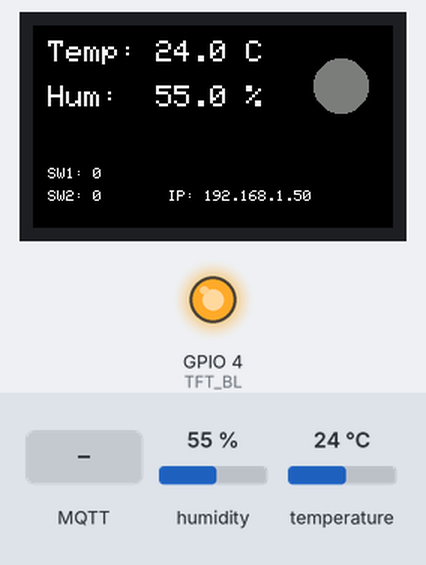
This sketch was run on a simulated ESP32. On the bench: 240×135 colour display, output pins drawn as LEDs (lit = HIGH). The inputs (shaded band) are chosen by the test bench; at power-on: humidity 55 %, temperature 24 °C. WiFi joins after 1.5 s; servers stay silent unless stated; EEPROM starts erased; no MQTT or app messages arrive unless stated; what the sketch prints to the serial monitor is not drawn.

Above: at 5.7 s.
5.8 s: MQTT message "1" arrives on the first subscribed topic
At 6.9 s:
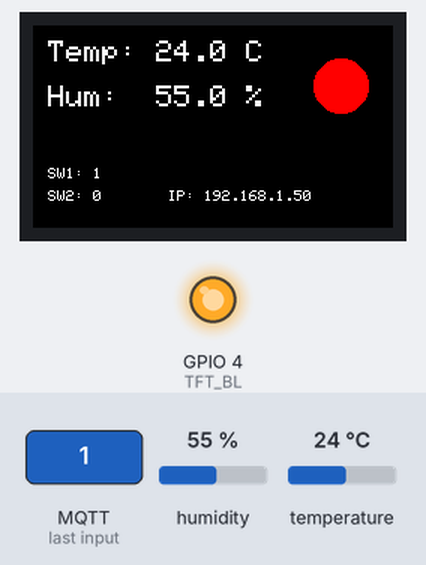
7.3 s: MQTT message "5" arrives on the first subscribed topic
At 8.1 s:
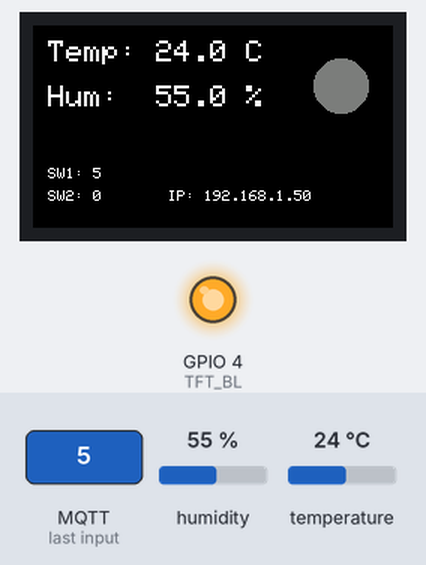
8.8 s: MQTT message "1" arrives on the second subscribed topic
At 9.2 s:
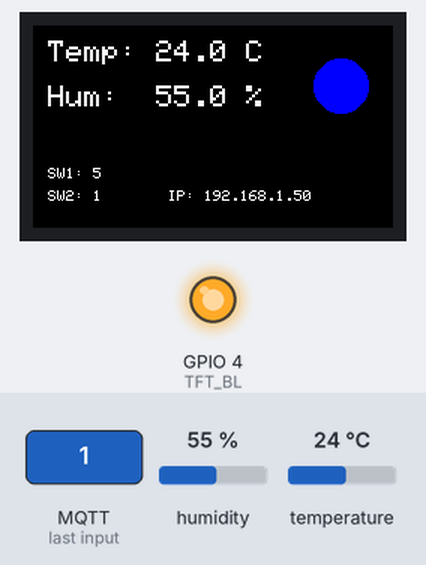
10.3 s: MQTT message "1" arrives on the first subscribed topic
At 11.5 s:
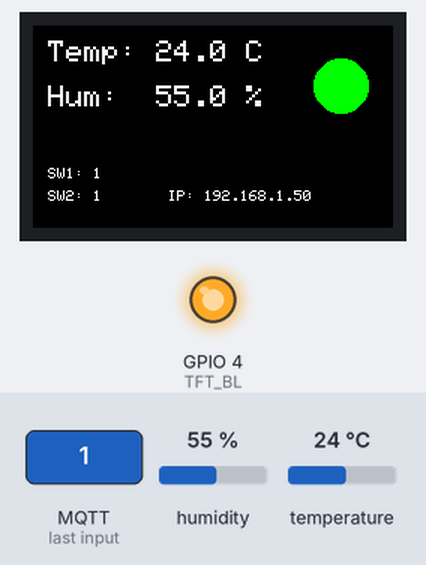
11.8 s: humidity set to 22 %
At 15.8 s:
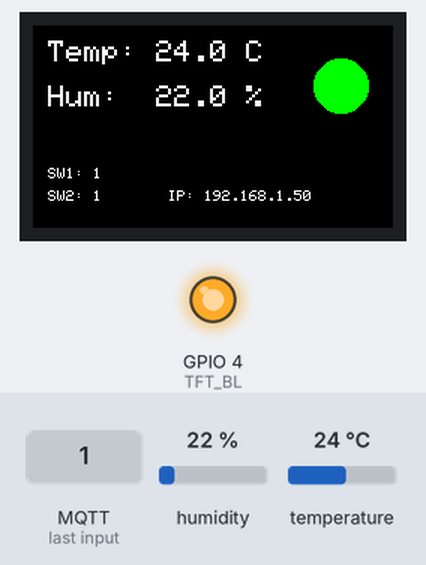
16.6 s: temperature set to 12 °C
At 20.8 s:
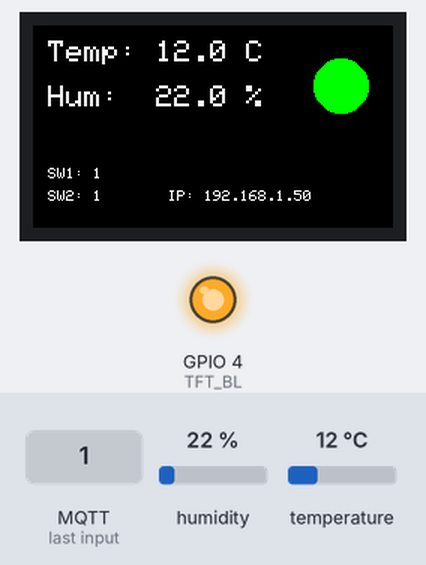
Timing chart, 0 to 22.3 s (numbered marks = the images above; inputs shaded):
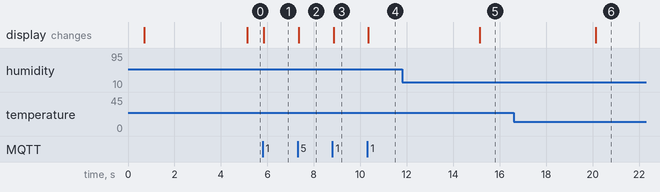

Measured:
- after the input at 5.8 s, the display: changes after 0.05 s (image 1)
- after the input at 7.3 s, the display: changes after 0.05 s (image 2)
- after the input at 8.8 s, the display: changes after 0.05 s (image 3)
- after the input at 10.3 s, the display: changes after 0.05 s (image 4)
- after the input at 11.8 s, the display: changes after 3.3 s (image 5)
- after the input at 16.6 s, the display: changes after 3.5 s (image 6)

The sketch:

ubidots_dht11_ap.ino
```cpp
/*
 * Practica #3 - Diseño Electronico (IoT / Sistemas Embebidos)
 * Monitoreo de temperatura y humedad con ESP32 (TTGO T-Display) + DHT11 + Ubidots,
 * con modo Access Point y servidor web para reconfigurar el WiFi.
 *
 * Hibrido: mantiene la config fisica y el device label de las practicas 01/02,
 * pero usa MQTT crudo con PubSubClient (en vez de la libreria UbidotsEsp32Mqtt).
 */

#include <WiFi.h>
#include <PubSubClient.h>
#include <DHT.h>
#include <TFT_eSPI.h>
#include <SPI.h>
#include <WebServer.h>
#include <Preferences.h>

// ======================================================
// CONFIGURACION FISICA (igual que practicas 01 y 02)
// ======================================================
TFT_eSPI tft = TFT_eSPI(135, 240); // Pantalla del TTGO T-Display
#define TFT_BL 4  // Pin de backlight

#define DHTPIN 25 // Pin de datos del DHT11
#define DHTTYPE DHT11
DHT dht(DHTPIN, DHTTYPE);

// ======================================================
// WIFI PREDETERMINADO (placeholders: pon tus datos localmente)
// ======================================================
const char *DEFAULT_SSID     = "TU_WIFI_AQUI";
const char *DEFAULT_PASSWORD = "TU_PASSWORD_AQUI";

// ======================================================
// ACCESS POINT DEL ESP32 (red propia para reconfigurar el WiFi)
// ======================================================
const char *AP_SSID     = "ESP32-gilbert";
const char *AP_PASSWORD  = "12345678"; // minimo 8 caracteres que exige el ESP32

// ======================================================
// CONFIGURACION UBIDOTS (MQTT crudo)
// ======================================================
const char *UBIDOTS_TOKEN = "TU_TOKEN_AQUI";
const char *MQTT_SERVER   = "industrial.api.ubidots.com";
const int   MQTT_PORT     = 1883;

const char *DEVICE_LABEL  = "gilbert_ttgo"; // mismo dispositivo de las practicas anteriores
const char *VAR_TEMP      = "temperatura";
const char *VAR_HUM       = "humedad";
const char *VAR_SW1       = "sw1"; // switch 1 en el dashboard de Ubidots
const char *VAR_SW2       = "sw2"; // switch 2 en el dashboard de Ubidots

// ======================================================
// OBJETOS GLOBALES
// ======================================================
WiFiClient espClient;
PubSubClient client(espClient);
WebServer server(80);
Preferences preferences;

// Credenciales WiFi activas (se cargan desde memoria en el arranque)
String wifiSSID;
String wifiPassword;

// ======================================================
// VARIABLES DE ESTADO
// ======================================================
int sw1 = 0; // estado recibido de Ubidots
int sw2 = 0;

float temperatura = 0.0; // ultimos valores medidos
float humedad     = 0.0;

// ======================================================
// CONTROL DE TIEMPOS (loop no bloqueante con millis())
// ======================================================
unsigned long tiempoAnterior = 0;
const unsigned long PUBLISH_FREQUENCY = 5000; // el DHT11 solo acepta 1 lectura/segundo

unsigned long ultimoIntentoWiFi = 0;
const unsigned long INTERVALO_WIFI = 15000; // reintento de reconexion WiFi

unsigned long ultimoIntentoMQTT = 0;
const unsigned long INTERVALO_MQTT = 5000;  // reintento de reconexion MQTT

// ======================================================
// MOSTRAR DATOS EN LA PANTALLA (layout adaptado a 240x135)
// ======================================================
void mostrarDatos(float temp, float hum) {
  tft.fillScreen(TFT_BLACK);

  tft.setTextColor(TFT_WHITE, TFT_BLACK);
  tft.setTextSize(2);

  tft.setCursor(10, 10);
  tft.print("Temp: ");
  tft.print(temp, 1);
  tft.println(" C");

  tft.setCursor(10, 40);
  tft.print("Hum:  ");
  tft.print(hum, 1);
  tft.println(" %");

  // Color del circulo segun los switches recibidos de Ubidots
  uint16_t color;
  if (sw1 == 1 && sw2 == 1) {
    color = TFT_GREEN;
  } else if (sw1 == 1) {
    color = TFT_RED;
  } else if (sw2 == 1) {
    color = TFT_BLUE;
  } else {
    color = TFT_DARKGREY;
  }
  tft.fillCircle(205, 40, 18, color);

  // Estado de los switches
  tft.setTextSize(1);
  tft.setCursor(10, 95);
  tft.print("SW1: ");
  tft.print(sw1);
  tft.setCursor(10, 110);
  tft.print("SW2: ");
  tft.print(sw2);

  // IP local (util para saber si esta conectado al router)
  tft.setCursor(90, 110);
  tft.print("IP: ");
  tft.print(WiFi.status() == WL_CONNECTED ? WiFi.localIP().toString() : "AP");
}

// ======================================================
// MOSTRAR ERROR DEL DHT11
// ======================================================
void mostrarErrorDHT11() {
  tft.fillScreen(TFT_BLACK);

  tft.setTextColor(TFT_RED, TFT_BLACK);
  tft.setTextSize(2);
  tft.setCursor(10, 20);
  tft.println("Error DHT11");

  tft.setTextColor(TFT_WHITE, TFT_BLACK);
  tft.setTextSize(1);
  tft.setCursor(10, 55);
  tft.println("Revise el sensor");
  tft.setCursor(10, 70);
  tft.println("Senal: GPIO 25");
}

// ======================================================
// CALLBACK MQTT: llega cuando cambia sw1 o sw2 en Ubidots
// ======================================================
void callback(char *topic, byte *payload, unsigned int length) {
  // El payload del topico /lv es texto plano, no JSON
  String message = "";
  for (unsigned int i = 0; i < length; i++) {
    message += (char)payload[i];
  }

  String topicRecibido = String(topic);
  int value = message.toInt();

  Serial.print("\nMQTT recibido [");
  Serial.print(topicRecibido);
  Serial.print("] valor: ");
  Serial.println(value);

  if (topicRecibido.endsWith("/sw1/lv")) {
    sw1 = value;
    Serial.println("SW1 actualizado");
  } else if (topicRecibido.endsWith("/sw2/lv")) {
    sw2 = value;
    Serial.println("SW2 actualizado");
  }

  mostrarDatos(temperatura, humedad); // refrescar color del circulo al instante
}

// ======================================================
// CARGAR CONFIGURACION WIFI desde memoria (Preferences / NVS)
// ======================================================
void cargarWiFi() {
  preferences.begin("wifi", true); // true = solo lectura
  wifiSSID     = preferences.getString("ssid", DEFAULT_SSID);
  wifiPassword = preferences.getString("password", DEFAULT_PASSWORD);
  preferences.end();

  Serial.println("\nWiFi cargado de memoria:");
  Serial.print("SSID: ");
  Serial.println(wifiSSID);
}

// ======================================================
// GUARDAR NUEVA CONFIGURACION WIFI en memoria
// ======================================================
void guardarWiFi(String nuevoSSID, String nuevaPassword) {
  preferences.begin("wifi", false); // false = lectura/escritura
  preferences.putString("ssid", nuevoSSID);
  preferences.putString("password", nuevaPassword);
  preferences.end();
  Serial.println("Nueva configuracion WiFi guardada");
}

// ======================================================
// RESTAURAR WIFI PREDETERMINADO (borra lo guardado en NVS)
// ======================================================
void restaurarWiFi() {
  preferences.begin("wifi", false);
  preferences.clear();
  preferences.end();
  Serial.println("WiFi restaurado a valores predeterminados");
}

// ======================================================
// INICIAR ACCESS POINT (el ESP32 crea su propia red)
// ======================================================
void iniciarAccessPoint() {
  WiFi.mode(WIFI_AP_STA); // cliente del router Y punto de acceso a la vez

  if (WiFi.softAP(AP_SSID, AP_PASSWORD)) {
    Serial.println("\n==============================");
    Serial.println("ACCESS POINT INICIADO");
    Serial.print("Nombre:   "); Serial.println(AP_SSID);
    Serial.print("Password: "); Serial.println(AP_PASSWORD);
    Serial.print("IP:       "); Serial.println(WiFi.softAPIP());
    Serial.println("==============================");
  } else {
    Serial.println("Error creando Access Point");
  }
}

// ======================================================
// CONECTARSE AL WIFI DEL ROUTER
// ======================================================
void conectarWiFi() {
  Serial.print("\nConectando a: ");
  Serial.println(wifiSSID);
  WiFi.begin(wifiSSID.c_str(), wifiPassword.c_str());
  ultimoIntentoWiFi = millis();
}

// ======================================================
// PAGINA WEB DE CONFIGURACION (servida en 192.168.4.1)
// ======================================================
String crearPaginaWeb() {
  String pagina = R"rawliteral(
<!DOCTYPE html>
<html>
<head>
<meta charset="UTF-8">
<meta name="viewport" content="width=device-width, initial-scale=1">
<title>ESP32 DHT11</title>
<style>
body { font-family: Arial; background: #eeeeee; text-align: center; margin: 0; padding: 20px; }
.contenedor { background: white; max-width: 450px; margin: auto; padding: 25px; border-radius: 15px; box-shadow: 0px 2px 10px rgba(0,0,0,0.2); }
h1 { color: #333333; }
h2 { color: #555555; }
input { width: 90%; padding: 12px; margin: 8px; border: 1px solid #cccccc; border-radius: 8px; }
button { width: 95%; padding: 12px; margin-top: 10px; border: none; border-radius: 8px; background: #2196F3; color: white; font-size: 16px; }
button:hover { background: #1976D2; }
.botonRojo { background: #f44336; }
.estado { background: #eeeeee; padding: 10px; border-radius: 10px; margin-bottom: 20px; }
</style>
</head>
<body>
<div class="contenedor">
<h1>ESP32 DHT11</h1>
<div class="estado">
<h2>Estado WiFi</h2>
)rawliteral";

  if (WiFi.status() == WL_CONNECTED) {
    pagina += "<p><b>Conectado a:</b> " + WiFi.SSID() + "</p>";
    pagina += "<p><b>IP local:</b> " + WiFi.localIP().toString() + "</p>";
  } else {
    pagina += "<p><b>No conectado al router</b></p>";
    pagina += "<p>Intentando conectar a: " + wifiSSID + "</p>";
  }

  pagina += R"rawliteral(
</div>
<h2>Configurar WiFi</h2>
<form action="/guardar" method="POST">
<input type="text" name="ssid" placeholder="Nombre de la red WiFi" required>
<br>
<input type="password" name="password" placeholder="Contrasena">
<br>
<button type="submit">Guardar WiFi</button>
</form>
<br>
<form action="/restaurar" method="POST">
<button class="botonRojo" type="submit">Restaurar WiFi predeterminado</button>
</form>
</div>
</body>
</html>
)rawliteral";

  return pagina;
}

// ======================================================
// CONFIGURAR RUTAS DEL SERVIDOR WEB
// ======================================================
void configurarServidorWeb() {
  // Pagina principal
  server.on("/", HTTP_GET, []() {
    server.send(200, "text/html", crearPaginaWeb());
  });

  // Guardar nueva red y reiniciar
  server.on("/guardar", HTTP_POST, []() {
    String nuevoSSID     = server.arg("ssid");
    String nuevaPassword = server.arg("password");

    if (nuevoSSID.length() == 0) {
      server.send(400, "text/plain", "SSID invalido");
      return;
    }

    guardarWiFi(nuevoSSID, nuevaPassword);
    server.send(200, "text/html",
      "<meta charset='UTF-8'><body style='font-family:Arial;text-align:center;padding:30px;'>"
      "<h2>WiFi guardado correctamente</h2><p>El ESP32 se reiniciara.</p></body>");
    delay(1500);
    ESP.restart();
  });

  // Restaurar red predeterminada y reiniciar
  server.on("/restaurar", HTTP_POST, []() {
    restaurarWiFi();
    server.send(200, "text/html",
      "<meta charset='UTF-8'><body style='font-family:Arial;text-align:center;padding:30px;'>"
      "<h2>WiFi restaurado</h2><p>Se usara nuevamente la red predeterminada.</p>"
      "<p>El ESP32 se reiniciara.</p></body>");
    delay(1500);
    ESP.restart();
  });

  server.begin();
  Serial.println("\nServidor web iniciado en http://192.168.4.1");
}

// ======================================================
// CONEXION / RECONEXION MQTT (Ubidots)
// ======================================================
void reconnectMQTT() {
  if (client.connected() || WiFi.status() != WL_CONNECTED) {
    return;
  }

  Serial.print("Conectando a Ubidots MQTT...");

  // ID unico de cliente basado en la MAC del ESP32
  String clientId = "ESP32-" + String((uint32_t)ESP.getEfuseMac(), HEX);

  // En Ubidots el usuario MQTT es el token y la clave va vacia
  if (client.connect(clientId.c_str(), UBIDOTS_TOKEN, "")) {
    Serial.println(" conectado");

    // Suscribirse al ultimo valor (/lv) de sw1 y sw2
    String topicSw1 = String("/v1.6/devices/") + DEVICE_LABEL + "/" + VAR_SW1 + "/lv";
    String topicSw2 = String("/v1.6/devices/") + DEVICE_LABEL + "/" + VAR_SW2 + "/lv";
    client.subscribe(topicSw1.c_str());
    client.subscribe(topicSw2.c_str());

    Serial.print("Suscrito a: "); Serial.println(topicSw1);
    Serial.print("Suscrito a: "); Serial.println(topicSw2);
  } else {
    Serial.print("Error MQTT, codigo: ");
    Serial.println(client.state());
  }
}

// ======================================================
// PUBLICAR TEMPERATURA Y HUMEDAD EN UBIDOTS
// ======================================================
void publicarDatos(float temp, float hum) {
  if (!client.connected()) {
    return;
  }

  String topic = String("/v1.6/devices/") + DEVICE_LABEL;

  // Payload JSON: {"temperatura":25.0,"humedad":50.0}
  String payload = "{\"";
  payload += VAR_TEMP; payload += "\":"; payload += String(temp, 1);
  payload += ",\"";
  payload += VAR_HUM;  payload += "\":"; payload += String(hum, 1);
  payload += "}";

  bool enviado = client.publish(topic.c_str(), payload.c_str());

  Serial.print("Publicado en ");
  Serial.print(topic);
  Serial.print(" -> ");
  Serial.print(payload);
  Serial.println(enviado ? "  [OK]" : "  [FALLO]");
}

// ======================================================
// SETUP
// ======================================================
void setup() {
  Serial.begin(115200);
  delay(500);

  dht.begin();

  // Pantalla + backlight (config del TTGO T-Display)
  pinMode(TFT_BL, OUTPUT);
  digitalWrite(TFT_BL, HIGH);
  tft.init();
  tft.setRotation(1);
  tft.fillScreen(TFT_BLACK);
  tft.setTextColor(TFT_WHITE, TFT_BLACK);
  tft.setTextSize(2);
  tft.setCursor(10, 10);
  tft.println("Iniciando...");

  cargarWiFi();          // 1. leer credenciales guardadas
  iniciarAccessPoint();  // 2. crear la red ESP32-gilbert
  conectarWiFi();        // 3. intentar conexion al router
  configurarServidorWeb(); // 4. servidor de configuracion

  // 5. MQTT
  client.setServer(MQTT_SERVER, MQTT_PORT);
  client.setCallback(callback);
  client.setBufferSize(512); // margen para topicos/payloads largos
}

// ======================================================
// LOOP (no bloqueante)
// ======================================================
void loop() {
  server.handleClient(); // atender el portal de configuracion

  // --- Control del WiFi ---
  if (WiFi.status() != WL_CONNECTED) {
    if (millis() - ultimoIntentoWiFi >= INTERVALO_WIFI) {
      Serial.println("\nWiFi desconectado. Reintentando...");
      WiFi.disconnect();
      delay(100);
      conectarWiFi();
    }
  } else {
    // --- MQTT solo si hay WiFi ---
    if (!client.connected()) {
      if (millis() - ultimoIntentoMQTT >= INTERVALO_MQTT) {
        ultimoIntentoMQTT = millis();
        reconnectMQTT();
      }
    } else {
      client.loop(); // mantiene viva la conexion y procesa suscripciones
    }
  }

  // --- Lectura y publicacion periodica del DHT11 ---
  if (millis() - tiempoAnterior >= PUBLISH_FREQUENCY) {
    tiempoAnterior = millis();

    humedad     = dht.readHumidity();
    temperatura = dht.readTemperature(); // Celsius

    // El DHT11 a veces devuelve NaN cuando falla la lectura
    if (isnan(temperatura) || isnan(humedad)) {
      Serial.println("\nError al leer el sensor DHT11");
      mostrarErrorDHT11();
      return;
    }

    Serial.print("\nLectura DHT11 -> Temp: ");
    Serial.print(temperatura, 1);
    Serial.print(" C, Humedad: ");
    Serial.print(humedad, 1);
    Serial.println(" %");

    publicarDatos(temperatura, humedad);
    mostrarDatos(temperatura, humedad);
  }
}
```
